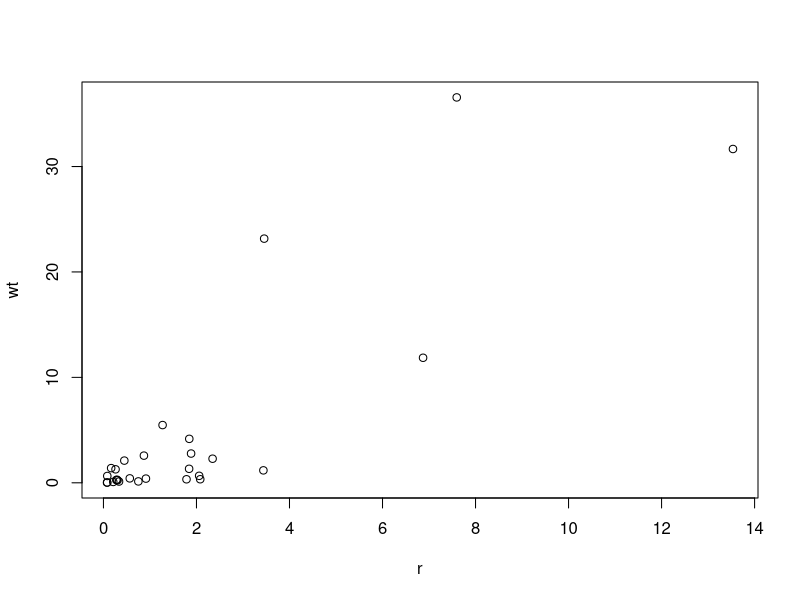

Generate this figure with R: (Note: this script raises an error after producing the figure.)
set.seed(123)

wt <- exp(rnorm(28, 0.025, 2))

r <-  wt^runif(28, 0.6, 0.8)/exp(rnorm(28, 0, 1))

df <- data.frame(Spp = 1:28, Masa = wt, r = r)

plot(r, wt)

write.csv(df, "Scripts-R/Escalamiento-alometrico.csv", row.names = F)
